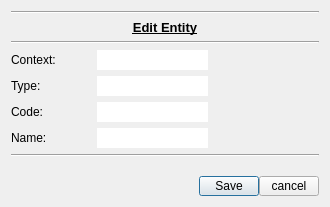
<?xml version="1.0" encoding="UTF-8"?>
<ui version="4.0">
 <class>Dial_entities</class>
 <widget class="QDialog" name="Dial_entities">
  <property name="geometry">
   <rect>
    <x>0</x>
    <y>0</y>
    <width>330</width>
    <height>207</height>
   </rect>
  </property>
  <property name="windowTitle">
   <string>Entities Dialog</string>
  </property>
  <layout class="QGridLayout" name="gridLayout">
   <item row="8" column="0">
    <spacer name="verticalSpacer">
     <property name="orientation">
      <enum>Qt::Vertical</enum>
     </property>
     <property name="sizeHint" stdset="0">
      <size>
       <width>20</width>
       <height>1</height>
      </size>
     </property>
    </spacer>
   </item>
   <item row="7" column="0">
    <widget class="Line" name="line">
     <property name="orientation">
      <enum>Qt::Horizontal</enum>
     </property>
    </widget>
   </item>
   <item row="9" column="0">
    <layout class="QHBoxLayout" name="hl_buttons">
     <property name="spacing">
      <number>0</number>
     </property>
     <item>
      <spacer name="horizontalSpacer">
       <property name="orientation">
        <enum>Qt::Horizontal</enum>
       </property>
       <property name="sizeHint" stdset="0">
        <size>
         <width>40</width>
         <height>10</height>
        </size>
       </property>
      </spacer>
     </item>
     <item>
      <widget class="QPushButton" name="pb_save">
       <property name="maximumSize">
        <size>
         <width>60</width>
         <height>20</height>
        </size>
       </property>
       <property name="text">
        <string>Save</string>
       </property>
      </widget>
     </item>
     <item>
      <widget class="QPushButton" name="pb_cancel">
       <property name="maximumSize">
        <size>
         <width>60</width>
         <height>20</height>
        </size>
       </property>
       <property name="text">
        <string>cancel</string>
       </property>
      </widget>
     </item>
    </layout>
   </item>
   <item row="6" column="0">
    <layout class="QHBoxLayout" name="hl_name">
     <item>
      <widget class="QLabel" name="l_name">
       <property name="minimumSize">
        <size>
         <width>80</width>
         <height>0</height>
        </size>
       </property>
       <property name="maximumSize">
        <size>
         <width>80</width>
         <height>16777215</height>
        </size>
       </property>
       <property name="text">
        <string>Name:</string>
       </property>
      </widget>
     </item>
     <item>
      <widget class="QLineEdit" name="le_name">
       <property name="minimumSize">
        <size>
         <width>100</width>
         <height>0</height>
        </size>
       </property>
       <property name="maximumSize">
        <size>
         <width>150</width>
         <height>16777215</height>
        </size>
       </property>
       <property name="frame">
        <bool>false</bool>
       </property>
      </widget>
     </item>
     <item>
      <spacer name="horizontalSpacer_6">
       <property name="orientation">
        <enum>Qt::Horizontal</enum>
       </property>
       <property name="sizeHint" stdset="0">
        <size>
         <width>40</width>
         <height>20</height>
        </size>
       </property>
      </spacer>
     </item>
    </layout>
   </item>
   <item row="0" column="0">
    <widget class="Line" name="line_3">
     <property name="orientation">
      <enum>Qt::Horizontal</enum>
     </property>
    </widget>
   </item>
   <item row="4" column="0">
    <layout class="QHBoxLayout" name="hl_type">
     <item>
      <widget class="QLabel" name="l_type">
       <property name="minimumSize">
        <size>
         <width>80</width>
         <height>0</height>
        </size>
       </property>
       <property name="maximumSize">
        <size>
         <width>80</width>
         <height>16777215</height>
        </size>
       </property>
       <property name="text">
        <string>Type:</string>
       </property>
      </widget>
     </item>
     <item>
      <widget class="QLineEdit" name="le_type">
       <property name="minimumSize">
        <size>
         <width>100</width>
         <height>0</height>
        </size>
       </property>
       <property name="maximumSize">
        <size>
         <width>150</width>
         <height>16777215</height>
        </size>
       </property>
       <property name="frame">
        <bool>false</bool>
       </property>
      </widget>
     </item>
     <item>
      <spacer name="horizontalSpacer_4">
       <property name="orientation">
        <enum>Qt::Horizontal</enum>
       </property>
       <property name="sizeHint" stdset="0">
        <size>
         <width>40</width>
         <height>20</height>
        </size>
       </property>
      </spacer>
     </item>
    </layout>
   </item>
   <item row="1" column="0">
    <widget class="QLabel" name="l_message">
     <property name="maximumSize">
      <size>
       <width>16777215</width>
       <height>16777215</height>
      </size>
     </property>
     <property name="font">
      <font>
       <pointsize>10</pointsize>
       <weight>75</weight>
       <bold>true</bold>
       <underline>true</underline>
      </font>
     </property>
     <property name="text">
      <string>Edit Entity</string>
     </property>
     <property name="alignment">
      <set>Qt::AlignCenter</set>
     </property>
    </widget>
   </item>
   <item row="2" column="0">
    <widget class="Line" name="line_2">
     <property name="orientation">
      <enum>Qt::Horizontal</enum>
     </property>
    </widget>
   </item>
   <item row="3" column="0">
    <layout class="QHBoxLayout" name="hl_context">
     <item>
      <widget class="QLabel" name="l_context">
       <property name="minimumSize">
        <size>
         <width>80</width>
         <height>0</height>
        </size>
       </property>
       <property name="maximumSize">
        <size>
         <width>80</width>
         <height>16777215</height>
        </size>
       </property>
       <property name="text">
        <string>Context:</string>
       </property>
      </widget>
     </item>
     <item>
      <widget class="QLineEdit" name="le_context">
       <property name="minimumSize">
        <size>
         <width>100</width>
         <height>0</height>
        </size>
       </property>
       <property name="maximumSize">
        <size>
         <width>150</width>
         <height>16777215</height>
        </size>
       </property>
       <property name="frame">
        <bool>false</bool>
       </property>
      </widget>
     </item>
     <item>
      <spacer name="horizontalSpacer_9">
       <property name="orientation">
        <enum>Qt::Horizontal</enum>
       </property>
       <property name="sizeHint" stdset="0">
        <size>
         <width>40</width>
         <height>20</height>
        </size>
       </property>
      </spacer>
     </item>
    </layout>
   </item>
   <item row="5" column="0">
    <layout class="QHBoxLayout" name="hl_code">
     <item>
      <widget class="QLabel" name="l_code">
       <property name="minimumSize">
        <size>
         <width>80</width>
         <height>0</height>
        </size>
       </property>
       <property name="maximumSize">
        <size>
         <width>80</width>
         <height>16777215</height>
        </size>
       </property>
       <property name="text">
        <string>Code:</string>
       </property>
      </widget>
     </item>
     <item>
      <widget class="QLineEdit" name="le_code">
       <property name="minimumSize">
        <size>
         <width>100</width>
         <height>0</height>
        </size>
       </property>
       <property name="maximumSize">
        <size>
         <width>150</width>
         <height>16777215</height>
        </size>
       </property>
       <property name="frame">
        <bool>false</bool>
       </property>
      </widget>
     </item>
     <item>
      <spacer name="horizontalSpacer_5">
       <property name="orientation">
        <enum>Qt::Horizontal</enum>
       </property>
       <property name="sizeHint" stdset="0">
        <size>
         <width>40</width>
         <height>20</height>
        </size>
       </property>
      </spacer>
     </item>
    </layout>
   </item>
  </layout>
 </widget>
 <tabstops>
  <tabstop>le_context</tabstop>
  <tabstop>le_type</tabstop>
  <tabstop>le_code</tabstop>
  <tabstop>le_name</tabstop>
  <tabstop>pb_save</tabstop>
  <tabstop>pb_cancel</tabstop>
 </tabstops>
 <resources/>
 <connections/>
</ui>
